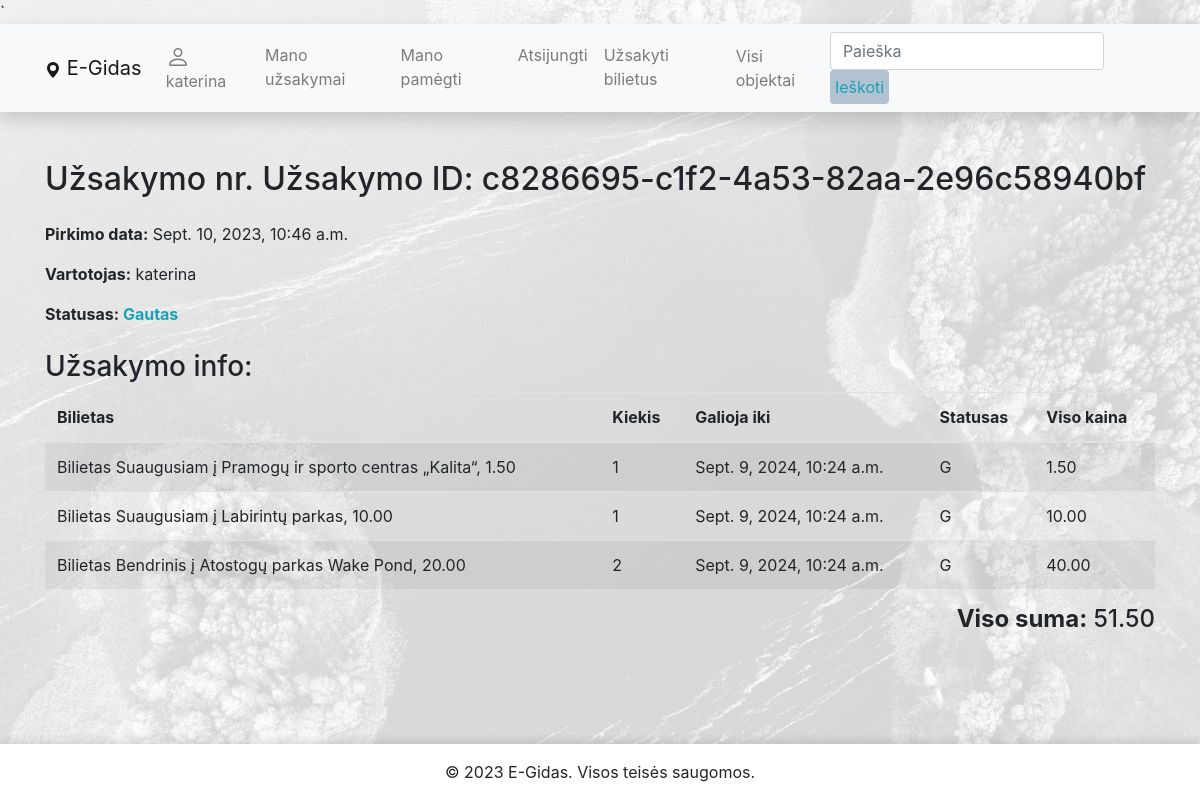
Screenshot of /egidas/uzsakymai/c8286695-c1f2-4a53-82aa-2e96c58940bf/ (signed in) with the database file from the repository.
### egidas/models.py (models this page shows, shortened)
class Order(models.Model):
    id = models.UUIDField(primary_key=True, default=uuid.uuid4, editable=False)
    purchase_date = models.DateTimeField('Pirkimo data', auto_now_add=True)
    user = models.ForeignKey(User, related_name='orders', on_delete=models.CASCADE)
    ORDER_STATUS = (
        ('Gautas', 'Gautas'),
        ('Ivykdytas', 'Ivykdytas'),
        ('Atšauktas', 'Atšauktas'),
        ('Laukiama apmokėjimo', 'Laukiama apmokėjimo')
    )
    status = models.CharField(
        max_length=50,
        choices=ORDER_STATUS,
        blank=True,
        default='Gautas',
        help_text='Užsakymo statusas'
    )
    def get_total_sum(self):
        total = 0
        for item in self.order_items.all():
            total += item.get_total_price
        return total
    class Meta:
        ordering = ['purchase_date']
        verbose_name = 'Užsalymas'
        verbose_name_plural = 'užsakymai'

class OrderItem(models.Model):
    id = models.UUIDField(primary_key=True, default=uuid.uuid4, editable=False)
    order = models.ForeignKey(Order, related_name='order_items', on_delete=models.CASCADE, null=True, blank=True)
    ticket = models.ForeignKey(Ticket, related_name='order_items', on_delete=models.CASCADE, null=True,
                               blank=True)
    quantity = models.PositiveIntegerField("Kiekis", default=1)
    due_to = models.DateTimeField('Galojimas iki', default=datetime.now() + timedelta(days=365), null=True, blank=True)
    STATUS = [
        ('G', 'Galiojantis'),
        ('P', 'Panaudotas'),
        ('N', 'Nebegalioja'),
        ('A', 'Atšauktas'),
    ]
    status = models.CharField(
        max_length=1,
        choices=STATUS,
        default='G',
    )
    @property
    def get_total_price(self):
        return self.quantity * self.ticket.price if self.ticket and self.ticket.price else 0
    class Meta:
        ordering = ['due_to']
        verbose_name = 'Užsakymo eilutė'
        verbose_name_plural = 'Užsakymo eilutės'

class Ticket(models.Model):
    place = models.ForeignKey(Place, related_name='tickets', on_delete=models.CASCADE)
    price = models.DecimalField(max_digits=9, decimal_places=2)
    service = models.CharField('Paslaugos pavadinimas', max_length=255, null=True, blank=True)
    TYPE = (
        ('Suaugusiam', 'Suaugusiems'),
        ('Vaikams', 'Vaikams'),
        ('Pens/Neįg', 'Neįgaliems ir pencininkams'),
        ('Bendrinis', 'Bendrinis'),
        ('Anykštėnams', 'Anykštėnams'),
        ('Stud/Moksl', 'Moksleiviams ir studentams')
    )
    type = models.CharField(
        max_length=50,
        choices=TYPE,
        blank=True,
        default='Bendrinis',
        help_text='Bilieto tipas'
    )
    def __str__(self):
        return f"Bilietas {self.type} į {self.place.title}, {self.price}"
    class Meta:
        verbose_name = 'Bilietas'
        verbose_name_plural = 'Bilietai'

class Place(models.Model):
    title = models.CharField('Pavadinimas', max_length=200)
    address = models.CharField("Adresas", max_length=200, null=True, blank=True)
    latitude = models.FloatField("Platuma", null=True, blank=True)
    longitude = models.FloatField("Ilguma", null=True, blank=True)
    description = HTMLField("Apie")
    working_hours = models.CharField('Darbo valandos', max_length=255, null=True, blank=True)
    tel = models.CharField('Telefono numeris', max_length=20)
    website = models.URLField('Svetainė', max_length=200, null=True, blank=True)
    subcategories = models.ManyToManyField(Subcategory, related_name='places', help_text='Priskirkite subkategorijas')
    cover = models.ImageField("Nuotrauka", upload_to="covers", null=True, blank=True)
    class Meta:
        verbose_name = 'Objektas'
        verbose_name_plural = 'Objektai'

### egidas/views.py (the view, shortened to what this page needs)
# urls.py: path('uzsakymai/<uuid:pk>/', views.OrderDetailView.as_view(), name='order-detail'),
class OrderDetailView(generic.DetailView):
    model = Order
    context_object_name = 'order'
    template_name = 'user_order_detail.html'

### egidas/templates/user_order_detail.html
{% extends "base.html" %}
{% block content %}
    <div class="content-section">
        <h2 class="text-left mb-4">Užsakymo nr. Užsakymo ID: {{ order.id }}</h2>
        <p><strong>Pirkimo data:</strong> {{ order.purchase_date }}</p>
        <p><strong>Vartotojas:</strong> {{ order.user }}</p>
        <p>
            <strong>Statusas:
            <span class="{% if order.status == 'Ivykdytas' %}text-success
                        {% elif order.status == 'Gautas' %}text-info
                        {% elif order.status == 'Atšauktas' %}text-danger
                        {% elif order.status == 'Laukiama apmokėjimo' %}text-secondary{% endif %}">
            {{ order.status }}
            </span>
            </strong>
        </p>
        <h3 class="mt-4">Užsakymo info:</h3>
        <table class="table table-striped">
            <thead>
                <tr>
                    <th>Bilietas</th>
                    <th>Kiekis</th>
                    <th>Galioja iki</th>
                    <th>Statusas</th>
                    <th>Viso kaina</th>
                </tr>
            </thead>
            <tbody>
                {% for item in order.order_items.all %}
                    <tr>
                        <td>{{ item.ticket }}</td>
                        <td>{{ item.quantity }}</td>
                        <td>{{ item.due_to }}</td>
                        <td><span class="status-{{ item.status|lower }}">{{ item.status }}</span></td>
                        <td>{{ item.get_total_price }}</td>
                    </tr>
                {% endfor %}
            </tbody>
        </table>
        <h4 class="text-right mb-4"><strong>Viso suma:</strong> {{ order.get_total_sum }}</h4>
    </div>
{% endblock %}

### egidas/templates/base.html (shortened to what this page needs)
<!DOCTYPE html>
<html lang="en">
<head>
    <link rel="stylesheet" href="https://unpkg.com/leaflet@1.7.1/dist/leaflet.css" />
    <link
            rel="stylesheet"
            href="https://stackpath.bootstrapcdn.com/bootstrap/4.1.3/css/bootstrap.min.css"
    />
    <link
            rel="stylesheet"
            href="https://cdnjs.cloudflare.com/ajax/libs/font-awesome/4.7.0/css/font-awesome.min.css"
    />
    <link   href="https://maxcdn.bootstrapcdn.com/bootstrap/4.5.2/css/bootstrap.min.css"
            rel="stylesheet"
    />
    <link   rel="stylesheet"
            href="https://cdnjs.cloudflare.com/ajax/libs/font-awesome/6.0.0-beta3/css/all.min.css"
    />
    {% load static %}
    <link rel="stylesheet" href="{% static 'css/styles.css' %}"/>
</head>
<body class="d-flex flex-column">
<div id="content-wrapper" class="flex-grow-1">
    <nav
            class="navbar navbar-expand-lg navbar-light bg-light static-top mb-5 shadow">
        <div class="container">
            <a class="navbar-brand" href="{% url 'index' %}">
                <svg xmlns="http://www.w3.org/2000/svg" width="16" height="16" fill="currentColor"
                     class="bi bi-geo-alt-fill" viewBox="0 0 16 16">
                    <path d="M8 16s6-5.686 6-10A6 6 0 0 0 2 6c0 4.314 6 10 6 10zm0-7a3 3 0 1 1 0-6 3 3 0 0 1 0 6z"/>
                </svg>
                E-Gidas</a
            >
            <div class="collapse navbar-collapse" id="navbarResponsive">
                <ul class="navbar-nav">
                    {% if user.is_authenticated %}
                    <li class="nav-item"><a class="nav-link" href="{% url 'profile' %}">
                        {{ user.get_username }}</a></li>
                    <li class="nav-item"><a class="nav-link" href="{% url 'my-orders' %}">Mano užsakymai</a></li>
                    <li class="nav-item"><a class="nav-link" href="{% url 'favourites' %}">Mano pamėgti</a></li>
                    <li class="nav-item"><a class="nav-link" href="{% url 'logout' %}">Atsijungti</a></li>
                    <li class="nav-item"><a class="nav-link" href="{% url 'my-new-order' %}">Užsakyti bilietus</a></li>
                    {% else %}
                    <li class="nav-item"><a class="nav-link" href="{% url 'login' %}?next={{ request.path }}">Prisijungti</a></li>
                    <li class="nav-item"><a class="nav-link" href="{% url 'register' %}">Registruotis</a></li>
                    {% endif %}
                </ul>
                <ul  class="navbar-nav ml-auto">
                    <li class="nav-item"><a class="nav-link" href="{% url 'place-list' %}">Visi objektai</a></li>
                </ul>
                <form
                        class="form-inline"
                        action="{% url 'search' %}"
                        method="get"
                >
                    <input
                            class="form-control mr-sm-2"
                            type="search"
                            placeholder="Paieška"
                            aria-label="Search"
                            name="search_text"
                    />
                    <button class="btn btn-outline-info my-2 my-sm-0" type="submit">
                        Ieškoti
                    </button>
                </form>
            </div>
        </div>
    </nav>
    <div class="container">
        {% block content %}{% endblock %}
    </div>
    <footer class="bg-light text-center text-lg-start mt-auto my-top-shadow">
        <div class="text-center p-3" style="background-color: #fff;">
            © 2023 E-Gidas. Visos teisės saugomos.
        </div>
    </footer>
</div>
</body>
</html>

### egidas/static/css/styles.css (style rules this page uses)
body { background-image: url('/static/img/anyksciai.jpg'); background-size: cover; background-attachment: fixed; display: flex; flex-direction: column; min-height: 100vh; }
#content-wrapper { flex-grow: 1; display: flex; flex-direction: column; }
footer { flex-shrink: 0; position: relative; width: 100%; }
.my-top-shadow { box-shadow: 0px -4px 8px rgba(0, 0, 0, 0.1); }
.btn { padding: 5px; background-color: #b2c2d1; border: 2px; cursor: pointer; }

### rows the page displays
Order: id "c8286695-c1f2-4a53-82aa-2e96c58940bf", purchase_date "Sept. 10, 2023, 10:46 a.m.", user "katerina", status "Gautas", get_total_sum "51.50"
OrderItem: ticket "Bilietas Suaugusiam į Pramogų ir sporto centras „Kalita“, 1.50", quantity "1", due_to "Sept. 9, 2024, 10:24 a.m.", status "G", get_total_price "1.50"
OrderItem: ticket "Bilietas Suaugusiam į Labirintų parkas, 10.00", quantity "1", due_to "Sept. 9, 2024, 10:24 a.m.", status "G", get_total_price "10.00"
OrderItem: ticket "Bilietas Bendrinis į Atostogų parkas Wake Pond, 20.00", quantity "2", due_to "Sept. 9, 2024, 10:24 a.m.", status "G", get_total_price "40.00"

### other values shown
{{ user.get_username }} "katerina"
